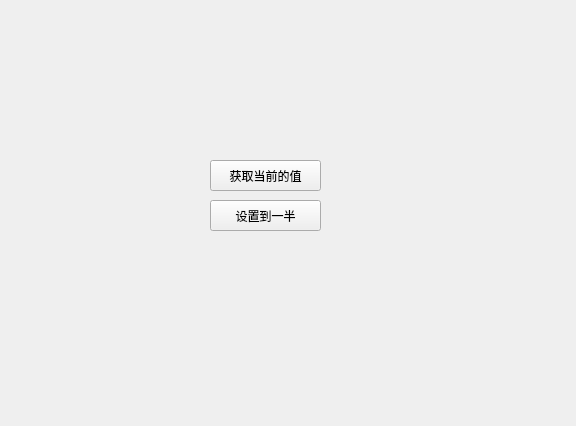
<?xml version="1.0" encoding="UTF-8"?>
<ui version="4.0">
 <class>Widget</class>
 <widget class="QWidget" name="Widget">
  <property name="geometry">
   <rect>
    <x>0</x>
    <y>0</y>
    <width>576</width>
    <height>426</height>
   </rect>
  </property>
  <property name="windowTitle">
   <string>Widget</string>
  </property>
  <widget class="Smallwidget" name="widget" native="true">
   <property name="geometry">
    <rect>
     <x>170</x>
     <y>60</y>
     <width>221</width>
     <height>61</height>
    </rect>
   </property>
  </widget>
  <widget class="QPushButton" name="btn_get">
   <property name="geometry">
    <rect>
     <x>210</x>
     <y>160</y>
     <width>111</width>
     <height>31</height>
    </rect>
   </property>
   <property name="text">
    <string>获取当前的值</string>
   </property>
  </widget>
  <widget class="QPushButton" name="btn_set">
   <property name="geometry">
    <rect>
     <x>210</x>
     <y>200</y>
     <width>111</width>
     <height>31</height>
    </rect>
   </property>
   <property name="text">
    <string>设置到一半</string>
   </property>
  </widget>
 </widget>
 <layoutdefault spacing="6" margin="11"/>
 <customwidgets>
  <customwidget>
   <class>Smallwidget</class>
   <extends>QWidget</extends>
   <header location="global">smallwidget.h</header>
   <container>1</container>
  </customwidget>
 </customwidgets>
 <resources/>
 <connections/>
</ui>
